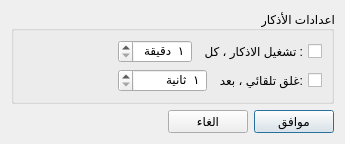
<?xml version="1.0" encoding="UTF-8"?>
<ui version="4.0">
 <class>AzkarDialog</class>
 <widget class="QDialog" name="AzkarDialog">
  <property name="geometry">
   <rect>
    <x>0</x>
    <y>0</y>
    <width>345</width>
    <height>139</height>
   </rect>
  </property>
  <property name="windowTitle">
   <string>اعدادت الأذكار</string>
  </property>
  <property name="layoutDirection">
   <enum>Qt::RightToLeft</enum>
  </property>
  <property name="locale">
   <locale language="Arabic" country="SaudiArabia"/>
  </property>
  <layout class="QGridLayout" name="gridLayout_2">
   <item row="0" column="0" colspan="3">
    <widget class="QGroupBox" name="groupBox">
     <property name="title">
      <string>اعدادات الأذكار</string>
     </property>
     <layout class="QGridLayout" name="gridLayout">
      <item row="0" column="0" colspan="2">
       <widget class="QCheckBox" name="azkarEnableCheckBox">
        <property name="text">
         <string>تشغيل الاذكار ، كل :</string>
        </property>
       </widget>
      </item>
      <item row="0" column="2">
       <widget class="QSpinBox" name="minuteSpinBox">
        <property name="suffix">
         <string>  دقيقة</string>
        </property>
        <property name="minimum">
         <number>1</number>
        </property>
       </widget>
      </item>
      <item row="0" column="3">
       <spacer name="horizontalSpacer_3">
        <property name="orientation">
         <enum>Qt::Horizontal</enum>
        </property>
        <property name="sizeHint" stdset="0">
         <size>
          <width>210</width>
          <height>20</height>
         </size>
        </property>
       </spacer>
      </item>
      <item row="1" column="0">
       <widget class="QCheckBox" name="automaticCloseCheckBox">
        <property name="text">
         <string>غلق تلقائي ، بعد:</string>
        </property>
       </widget>
      </item>
      <item row="1" column="1" colspan="2">
       <widget class="QSpinBox" name="secondSpinBox">
        <property name="suffix">
         <string>  ثانية</string>
        </property>
        <property name="minimum">
         <number>1</number>
        </property>
        <property name="maximum">
         <number>9999</number>
        </property>
       </widget>
      </item>
      <item row="1" column="3">
       <spacer name="horizontalSpacer">
        <property name="orientation">
         <enum>Qt::Horizontal</enum>
        </property>
        <property name="sizeHint" stdset="0">
         <size>
          <width>89</width>
          <height>20</height>
         </size>
        </property>
       </spacer>
      </item>
     </layout>
    </widget>
   </item>
   <item row="1" column="0">
    <widget class="QPushButton" name="okButton">
     <property name="text">
      <string>موافق</string>
     </property>
     <property name="icon">
      <iconset resource="gui.qrc">
       <normaloff>:/images/ok.png</normaloff>:/images/ok.png</iconset>
     </property>
    </widget>
   </item>
   <item row="1" column="1">
    <widget class="QPushButton" name="cancelButton">
     <property name="text">
      <string>الغاء</string>
     </property>
     <property name="icon">
      <iconset resource="gui.qrc">
       <normaloff>:/images/cancel.png</normaloff>:/images/cancel.png</iconset>
     </property>
    </widget>
   </item>
   <item row="1" column="2">
    <spacer name="horizontalSpacer_2">
     <property name="orientation">
      <enum>Qt::Horizontal</enum>
     </property>
     <property name="sizeHint" stdset="0">
      <size>
       <width>348</width>
       <height>20</height>
      </size>
     </property>
    </spacer>
   </item>
  </layout>
 </widget>
 <tabstops>
  <tabstop>azkarEnableCheckBox</tabstop>
  <tabstop>minuteSpinBox</tabstop>
  <tabstop>automaticCloseCheckBox</tabstop>
  <tabstop>secondSpinBox</tabstop>
  <tabstop>okButton</tabstop>
  <tabstop>cancelButton</tabstop>
 </tabstops>
 <resources>
  <include location="gui.qrc"/>
 </resources>
 <connections>
  <connection>
   <sender>cancelButton</sender>
   <signal>clicked()</signal>
   <receiver>AzkarDialog</receiver>
   <slot>reject()</slot>
   <hints>
    <hint type="sourcelabel">
     <x>199</x>
     <y>120</y>
    </hint>
    <hint type="destinationlabel">
     <x>15</x>
     <y>105</y>
    </hint>
   </hints>
  </connection>
  <connection>
   <sender>okButton</sender>
   <signal>clicked()</signal>
   <receiver>AzkarDialog</receiver>
   <slot>accept()</slot>
   <hints>
    <hint type="sourcelabel">
     <x>281</x>
     <y>126</y>
    </hint>
    <hint type="destinationlabel">
     <x>88</x>
     <y>117</y>
    </hint>
   </hints>
  </connection>
 </connections>
</ui>
